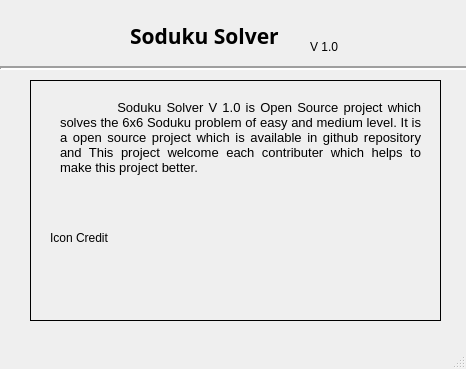
<?xml version="1.0" encoding="UTF-8"?>
<ui version="4.0">
 <class>AboutMainWindow</class>
 <widget class="QMainWindow" name="AboutMainWindow">
  <property name="geometry">
   <rect>
    <x>0</x>
    <y>0</y>
    <width>466</width>
    <height>369</height>
   </rect>
  </property>
  <property name="windowTitle">
   <string>Soduku Solver - About</string>
  </property>
  <widget class="QWidget" name="centralwidget">
   <widget class="QLabel" name="label">
    <property name="geometry">
     <rect>
      <x>130</x>
      <y>20</y>
      <width>181</width>
      <height>31</height>
     </rect>
    </property>
    <property name="font">
     <font>
      <family>Purisa</family>
      <pointsize>16</pointsize>
      <weight>75</weight>
      <bold>true</bold>
     </font>
    </property>
    <property name="text">
     <string>Soduku Solver</string>
    </property>
   </widget>
   <widget class="Line" name="line">
    <property name="geometry">
     <rect>
      <x>0</x>
      <y>60</y>
      <width>571</width>
      <height>16</height>
     </rect>
    </property>
    <property name="styleSheet">
     <string notr="true">color: rgb(0, 0, 0);</string>
    </property>
    <property name="lineWidth">
     <number>2</number>
    </property>
    <property name="orientation">
     <enum>Qt::Horizontal</enum>
    </property>
   </widget>
   <widget class="QLabel" name="label_5">
    <property name="geometry">
     <rect>
      <x>30</x>
      <y>10</y>
      <width>61</width>
      <height>51</height>
     </rect>
    </property>
    <property name="styleSheet">
     <string notr="true"/>
    </property>
    <property name="text">
     <string/>
    </property>
   </widget>
   <widget class="QLabel" name="label_2">
    <property name="geometry">
     <rect>
      <x>310</x>
      <y>40</y>
      <width>59</width>
      <height>14</height>
     </rect>
    </property>
    <property name="text">
     <string>V 1.0</string>
    </property>
   </widget>
   <widget class="QFrame" name="frame">
    <property name="geometry">
     <rect>
      <x>30</x>
      <y>80</y>
      <width>411</width>
      <height>241</height>
     </rect>
    </property>
    <property name="frameShape">
     <enum>QFrame::Box</enum>
    </property>
    <property name="frameShadow">
     <enum>QFrame::Plain</enum>
    </property>
    <widget class="QLabel" name="label_about">
     <property name="geometry">
      <rect>
       <x>30</x>
       <y>20</y>
       <width>361</width>
       <height>191</height>
      </rect>
     </property>
     <property name="font">
      <font>
       <pointsize>10</pointsize>
      </font>
     </property>
     <property name="text">
      <string>           Soduku Solver V 1.0 is Open Source project which solves the 6x6 Soduku problem of easy and medium level. It is a open source project which is available in github repository and This project welcome each contributer which helps to make this project better.</string>
     </property>
     <property name="alignment">
      <set>Qt::AlignJustify|Qt::AlignTop</set>
     </property>
     <property name="wordWrap">
      <bool>true</bool>
     </property>
    </widget>
    <widget class="QLabel" name="label_aboutlink">
     <property name="geometry">
      <rect>
       <x>290</x>
       <y>190</y>
       <width>111</width>
       <height>21</height>
      </rect>
     </property>
     <property name="text">
      <string/>
     </property>
    </widget>
    <widget class="QLabel" name="label_3">
     <property name="geometry">
      <rect>
       <x>50</x>
       <y>170</y>
       <width>111</width>
       <height>16</height>
      </rect>
     </property>
     <property name="text">
      <string/>
     </property>
    </widget>
    <widget class="QLabel" name="label_4">
     <property name="geometry">
      <rect>
       <x>50</x>
       <y>190</y>
       <width>111</width>
       <height>16</height>
      </rect>
     </property>
     <property name="text">
      <string/>
     </property>
    </widget>
    <widget class="QLabel" name="label_6">
     <property name="geometry">
      <rect>
       <x>20</x>
       <y>150</y>
       <width>81</width>
       <height>16</height>
      </rect>
     </property>
     <property name="text">
      <string>Icon Credit</string>
     </property>
    </widget>
   </widget>
  </widget>
  <widget class="QMenuBar" name="menubar">
   <property name="geometry">
    <rect>
     <x>0</x>
     <y>0</y>
     <width>466</width>
     <height>19</height>
    </rect>
   </property>
  </widget>
  <widget class="QStatusBar" name="statusbar"/>
 </widget>
 <resources/>
 <connections/>
</ui>
